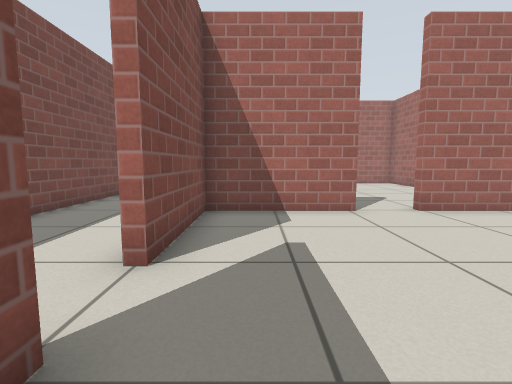
[1] (above)

17 first-person views from a walk through a Gazebo world. The camera is 0.64 m above the floor, tilts 6° down and sees 85° across. The floor is counted in squares, 0.5 m on a side. Each view is taken from the middle of a square. On the plan, view 1 faces up. The plan holds only what a view shows up to about 13 squares ahead; the rest is blank. Simple patterns stand in for the simulator's built-in surfaces.

[2]
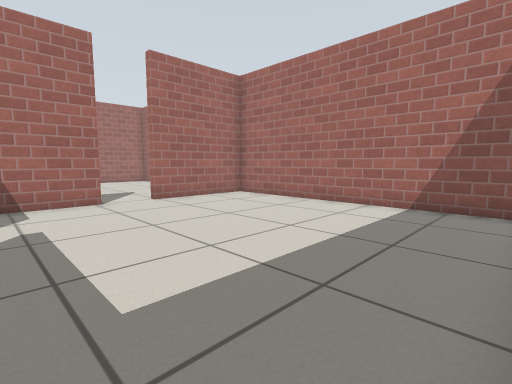

[3]
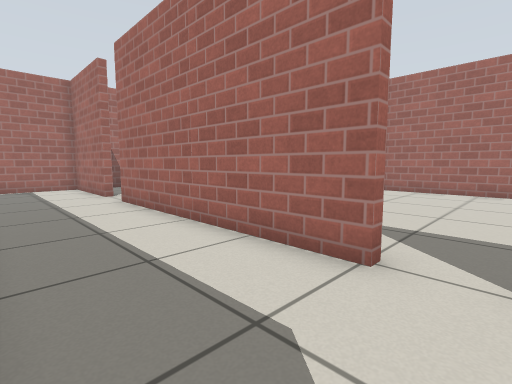

[4]
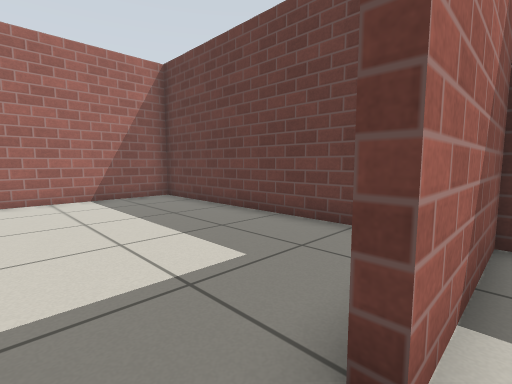

[5]
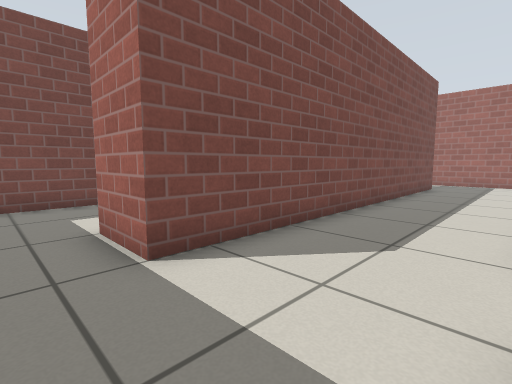

[6]
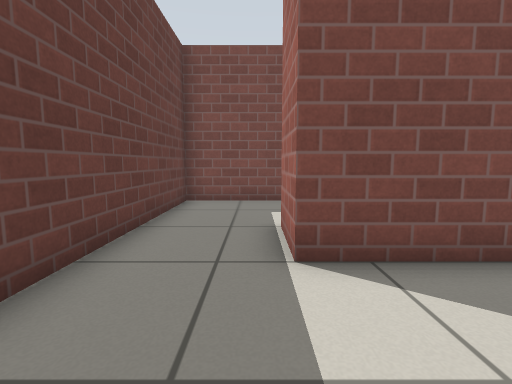

[7]
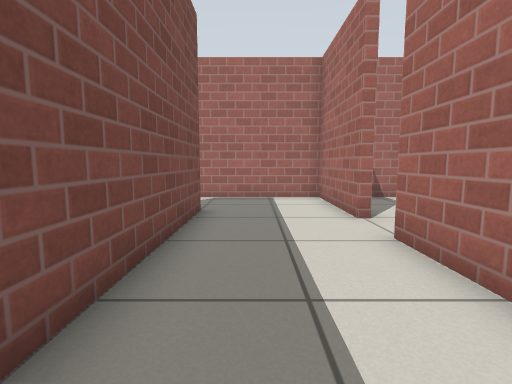

[8]
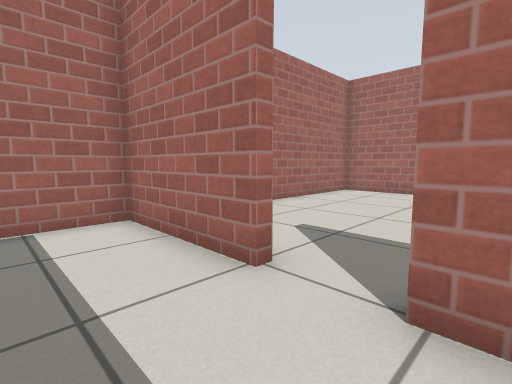

[9]
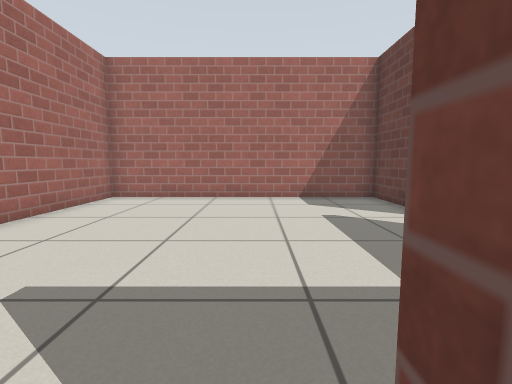

[10]
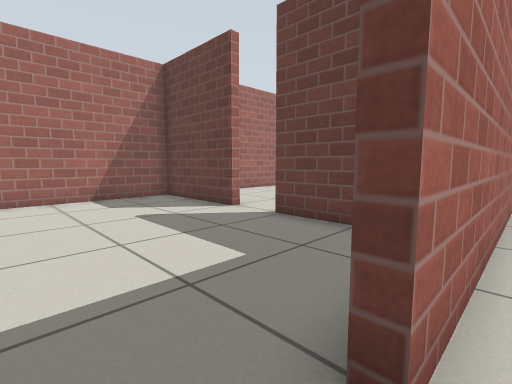

[11]
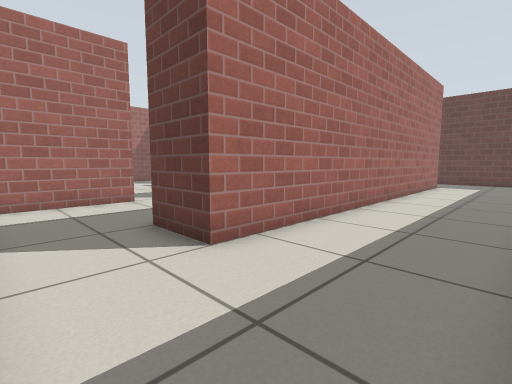

[12]
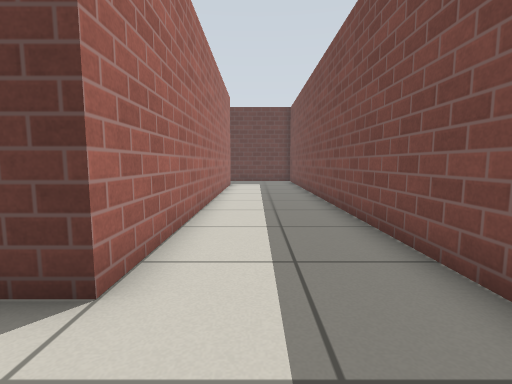

[13]
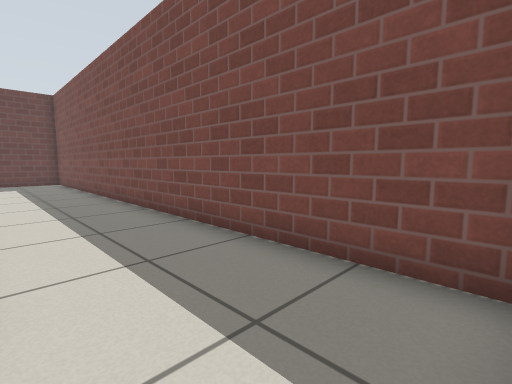

[14]
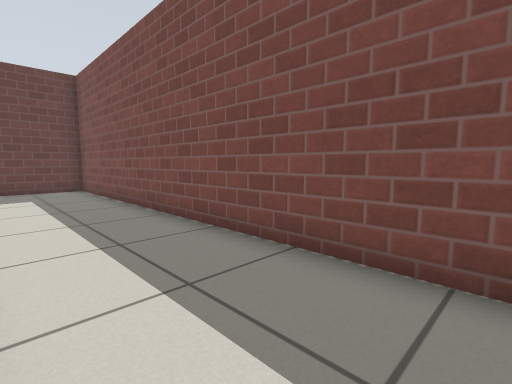

[15]
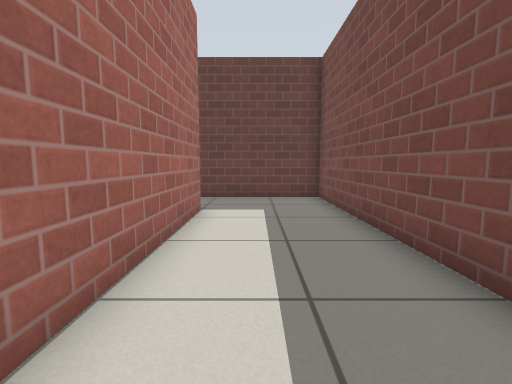

[16]
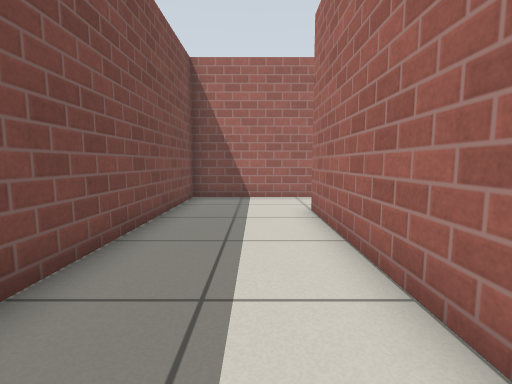

[17]
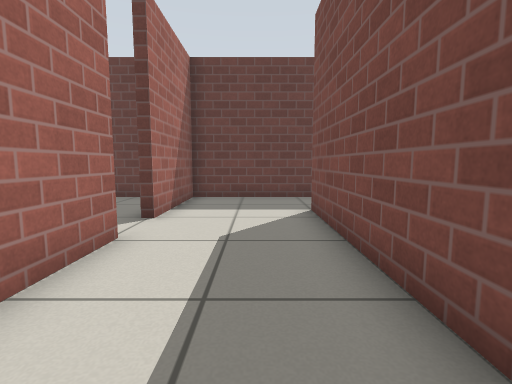

### Floor plan
Ten units are one square. View 1 is at (0, 0); x grows to the right and y downward. Boxes are objects, and circles mark ways between rooms. Rooms are numbered by the first view taken in them; rooms with no view inside come last. Other rooms are left out.
<svg viewBox="-119 -178 208 206">
<path fill="none" stroke="#000" d="M28 -73 -13 -73 -13 -33M-16 -16 -13 -16 -13 -13M2 23 84 23 84 -73 44 -73M-13 -33 -16 -33 -16 -116M-55 -135 -55 -15M-13 -133 -16 -133M-55 -15 -55 -5 -75 -5M-75 23 -16 23 -16 -16M-75 -5 -75 -145M-75 -173 -114 -173 -114 23 -75 23M13 -173 3 -173M44 -73 44 -76 84 -76 84 -173 31 -173M-16 -116 -13 -116M5 -76 28 -76M-16 -133 -16 -173 -75 -173M-75 -145 -55 -145 -55 -135"/>
<circle cx="-10" cy="-25" r="3" fill="#2a7"/>
<circle cx="35" cy="-80" r="3" fill="#2a7"/>
<circle cx="-35" cy="-10" r="3" fill="#2a7"/>
<circle cx="-10" cy="-125" r="3" fill="#2a7"/>
<circle cx="-35" cy="-140" r="3" fill="#2a7"/>
<circle cx="-65" cy="10" r="3" fill="#2a7"/>
<circle cx="-65" cy="-160" r="3" fill="#2a7"/>
<text x="40" y="-30">1</text>
<text x="-40" y="-80">2</text>
<text x="-40" y="10">3</text>
<text x="-100" y="-80">4</text>
<text x="40" y="-130">5</text>
<text x="-40" y="-160">6</text>
</svg>
Room 1 opens to room 2. Room 1 opens to room 5. Room 2 opens to room 3. Room 2 opens to room 5. Room 2 opens to room 6. Room 3 opens to room 4. Room 4 opens to room 6.

Where each view was taken, in squares from view 1:
view 1: 0 up, 0 right, facing up
view 2: 2 down, 0 right, facing up-right
view 3: 2 up, 5 left, facing up-right
view 4: 3 up, 2 left, facing down-right
view 5: 1 down, 2 left, facing up-left
view 6: 0 up, 2 left, facing left
view 7: 7 up, 4 left, facing up
view 8: 11 up, 4 left, facing up-right
view 9: 12 up, 2 left, facing right
view 10: 13 up, 2 left, facing down-right
view 11: 17 up, 11 left, facing down-right
view 12: 17 up, 9 left, facing down
view 13: 17 up, 8 left, facing down-left
view 14: 12 up, 8 left, facing down-left
view 15: 8 up, 9 left, facing down
view 16: 7 up, 9 left, facing up
view 17: 8 up, 4 left, facing down
